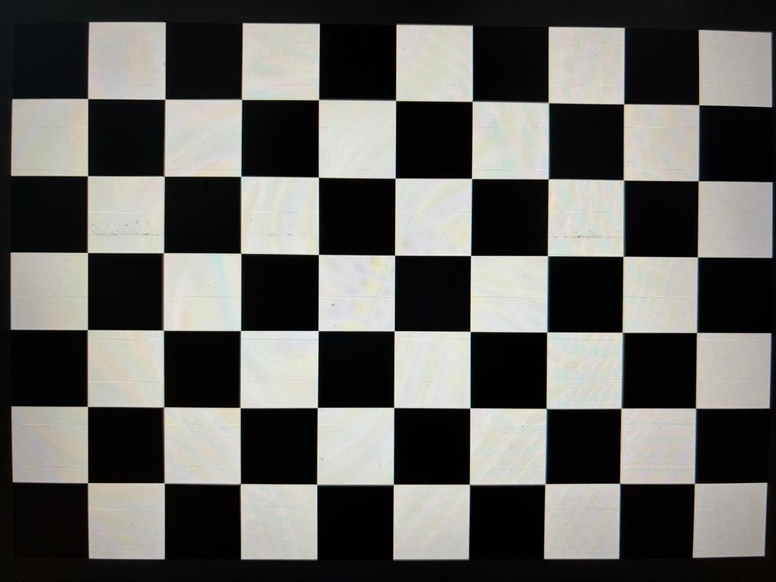
#> input picture Sendhaane/Checkerboard/1.jpeg, 776 x 582 px, shrunk from 1280 x 960 before the run; its folder holds only this picture in this run
$ jupyter execute Task10_Camera_Calibration.ipynb
#> lines starting #> are read from the running program, lines starting #| are printed output that depends on the picture; after the words box and inside, x2 and y2 are one past the last pixel; in counts of white or black regions, pixels touching at a corner belong together; long printed decimals are rounded
Task 10. Camera Calibration and Lens Undistortion

Print or display a standard checkerboard calibration pattern (9x6 internal corners is common; plenty of printable versions online). Using the same phone or webcam camera each time, capture 12 to 15 photos of the checkerboard from different angles, distances, and tilts, making sure it fills different parts of the frame across the set.

Run cv2.findChessboardCorners() on each image to locate the internal corners, refine them with cv2.cornerSubPix(), and feed the results into cv2.calibrateCamera() to compute the camera matrix and distortion coefficients. Report your computed focal lengths (fx, fy), principal point (cx, cy), and the overall reprojection error.

Take one more photo with the same camera of an ordinary scene that has long straight lines near the frame edges (a doorway, a bookshelf, a window frame works well). Undistort it with cv2.undistort() using your computed parameters and compare the before and after. The lines that were curved near the edges should now look straight.

This one is genuinely fiddly: corner detection will fail on some of your images (usually due to glare, blur, or the board being too small in frame), so expect to reshoot a few. Note in your write-up how many images you had to discard and why.

[cell 1]
import cv2
import numpy as np
import glob

[cell 2]
CHECKERBOARD = (9, 6)
criteria = (
    cv2.TERM_CRITERIA_EPS +
    cv2.TERM_CRITERIA_MAX_ITER,
    30,
    0.001
)

[cell 3]
objp = np.zeros((CHECKERBOARD[0] * CHECKERBOARD[1], 3), np.float32)

objp[:, :2] = np.mgrid[
    0:CHECKERBOARD[0],
    0:CHECKERBOARD[1]
].T.reshape(-1, 2)

objpoints = []
imgpoints = []

[cell 4]
images = glob.glob("Checkerboard/*.jpeg")

successful = 0
discarded = 0
count=0
for fname in images:
    count+=1


    img = cv2.imread(fname)
#> img is the input picture: shape (582, 776, 3); mean B, G, R 93, 96.3, 97

    gray = cv2.cvtColor(
        img,
        cv2.COLOR_BGR2GRAY
    )

    # Detect checkerboard corners
    ret, corners = cv2.findChessboardCorners(
        gray,
        CHECKERBOARD,
        None
    )
#> ret = True; corners = 54 rows, first 8: [88.2, 99.19], [165, 101], [241.7, 99.68], [318.6, 99.74], [396.1, 101], [471.8, 101.6], [548.2, 102.7], [622.7, 104.1]

    if ret:
        print(count)

        successful += 1

        objpoints.append(objp)

        # Refine corner locations
        corners2 = cv2.cornerSubPix(
            gray,
            corners,
            (11,11),
            (-1,-1),
            criteria
        )
#> corners2 = 54 rows, first 8: [87.63, 98.53], [164.8, 99.23], [241.5, 99.34], [318.5, 99.58], [395.6, 100.4], [472.3, 101.3], [548.3, 102.6], [623.6, 103.8]

        imgpoints.append(corners2)

        # Draw corners
        cv2.drawChessboardCorners(
            img,
            CHECKERBOARD,
            corners2,
            ret
        )
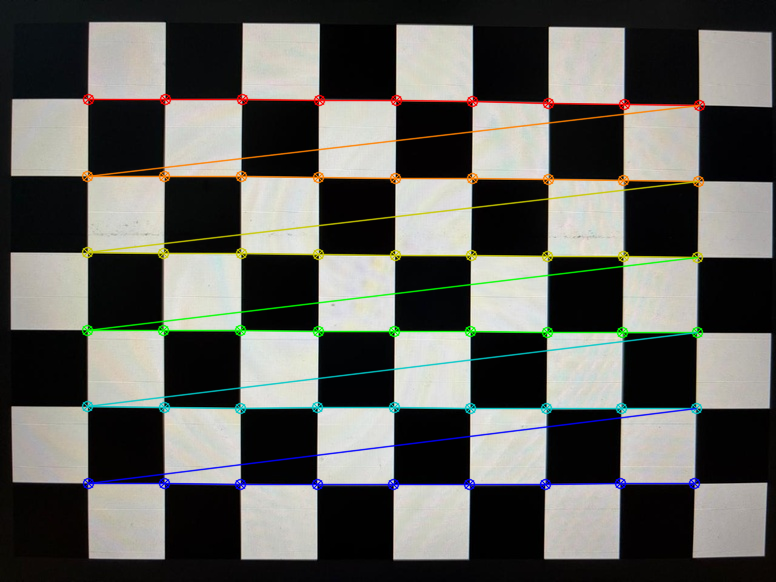
#> img: shape (582, 776, 3); 5.41% of pixels changed, all inside (x1, y1, x2, y2) = (81, 93, 706, 491)

        cv2.imshow("Corners", img)
        cv2.waitKey(1000)

    else:

        discarded += 1

cv2.destroyAllWindows()
print(successful)

[cell 5]
ret, cameraMatrix, distCoeffs, rvecs, tvecs = cv2.calibrateCamera(

    objpoints,
    imgpoints,
    gray.shape[::-1],
    None,
    None

)
#> ret = 0.232; cameraMatrix = [[557.6, 0, 392.2], [0, 558.5, 291.2], [0, 0, 1]]; distCoeffs = [[0.133, -0.712, 3.42e-05, -0.000157, 0.96]]; rvecs = ([0.0102, -0.0131, 0.00586],); tvecs = ([-3.96, -2.5, 7.25],)


print("Camera Matrix")

print(cameraMatrix)
#| [[557.638   0.         392.180 ]
#|  [  0.         558.494 291.195]
#|  [  0.           0.           1.        ]]

print("\nDistortion Coefficients")
print(distCoeffs)
#| [[ 1.33203554e-01 -7.11742834e-01  3.41871952e-05 -1.57339705e-04
#|    9.60168011e-01]]

fx = cameraMatrix[0,0]
#> fx = 557.6
fy = cameraMatrix[1,1]
#> fy = 558.5
cx = cameraMatrix[0,2]
#> cx = 392.2
cy = cameraMatrix[1,2]
#> cy = 291.2
print("\nFocal length")
print("fx =", fx)
#| fx = 557.638
print("fy =", fy)
#| fy = 558.494
print("\nPrinciple point")
print("cx =", cx)
#| cx = 392.180
print("cy =", cy)
#| cy = 291.195

[cell 6]
mean_error = 0

for i in range(len(objpoints)):

    imgpoints2, _ = cv2.projectPoints(

        objpoints[i],
        rvecs[i],
        tvecs[i],
        cameraMatrix,
        distCoeffs

    )

    error = cv2.norm(
        imgpoints[i],
        imgpoints2,
        cv2.NORM_L2
    ) / len(imgpoints2)

    mean_error += error
#> this loop made 1 pass
#> (error, mean_error) on pass 1: (0.0315, 0.0315)
#> after the loop, mean_error = 0.0315

mean_error /= len(objpoints)

print("\nReprojection Error =", mean_error)
#| Reprojection Error = 0.03152

print("\nSuccessful Images =", successful)
print("Discarded Images =", discarded)

[cell 7]
import matplotlib.pyplot as plt


img = cv2.imread("raw_captures/Test.jpeg")
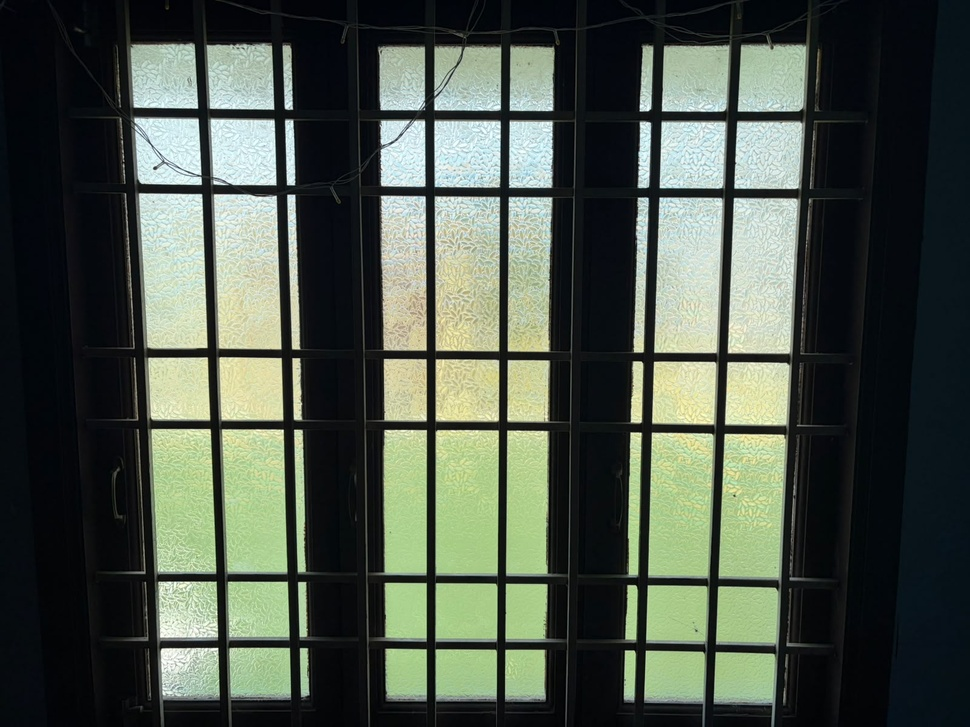
#> input picture Sendhaane/raw_captures/Test.jpeg, 970 x 727 px, shrunk from 1600 x 1200 before the run
#> img is the input picture: shape (727, 970, 3); mean B, G, R 74.3, 85.4, 76.3

h, w = img.shape[:2]
#> h = 727; w = 970

# Compute optimal camera matrix
newCameraMatrix, roi = cv2.getOptimalNewCameraMatrix(
    cameraMatrix,
    distCoeffs,
    (w, h),
    1,
    (w, h)
)
#> newCameraMatrix = [[693.4, 0, 484], [0, 567, 295.4], [0, 0, 1]]; roi = (169, 161, 514, 257)

# Undistort image
undistorted = cv2.undistort(
    img,
    cameraMatrix,
    distCoeffs,
    None,
    newCameraMatrix
)
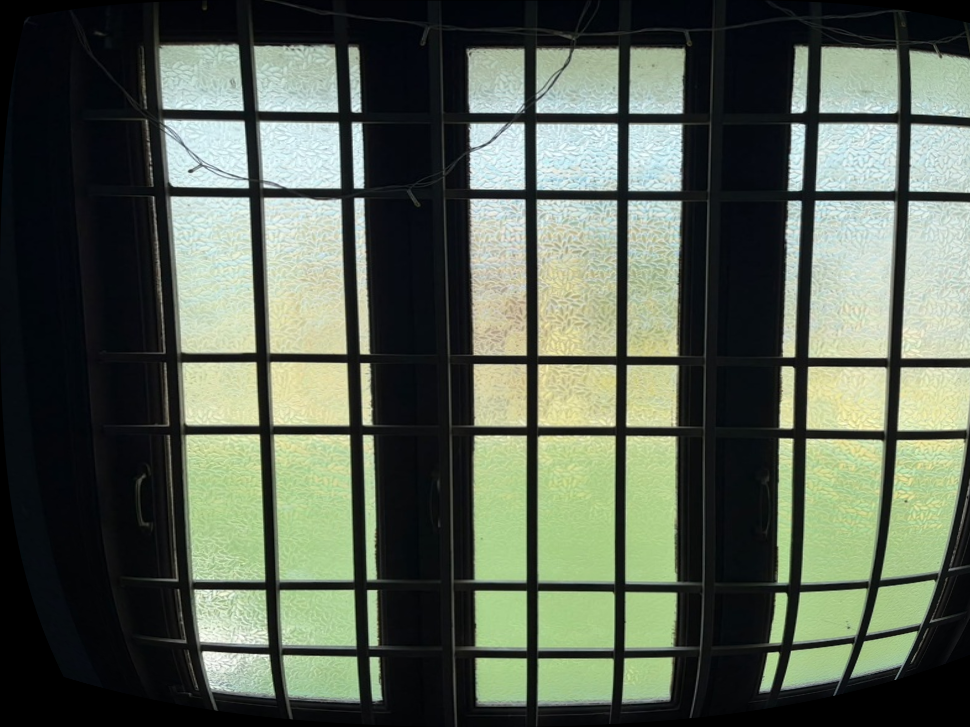
#> undistorted: shape (727, 970, 3); mean B, G, R 83.8, 97.7, 88.4

# Save result
cv2.imwrite("undistorted_result.jpg", undistorted)

# Convert BGR to RGB for Matplotlib
original_rgb = cv2.cvtColor(img, cv2.COLOR_BGR2RGB)
undistorted_rgb = cv2.cvtColor(undistorted, cv2.COLOR_BGR2RGB)


plt.figure(figsize=(14, 7))

plt.subplot(1, 2, 1)
plt.imshow(original_rgb)
plt.title("Original Image")
plt.axis("off")

plt.subplot(1, 2, 2)
plt.imshow(undistorted_rgb)
plt.title("Undistorted Image")
plt.axis("off")

plt.tight_layout()
plt.show()
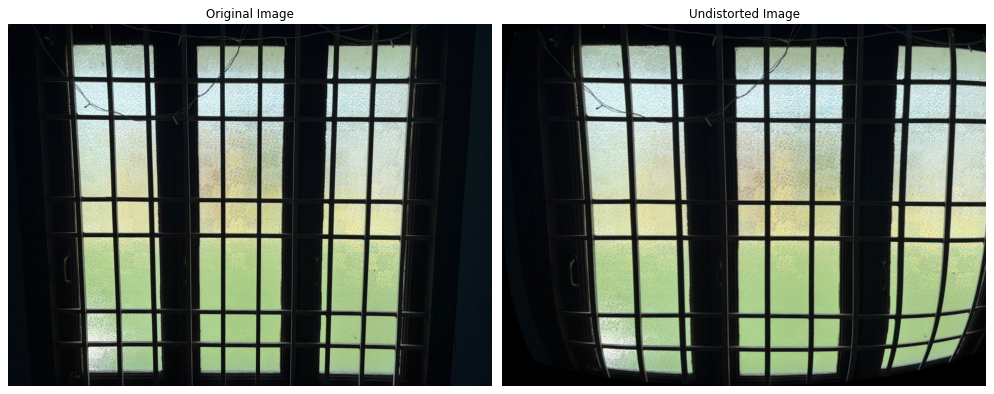
#> figure drawn by matplotlib, 2 panels
